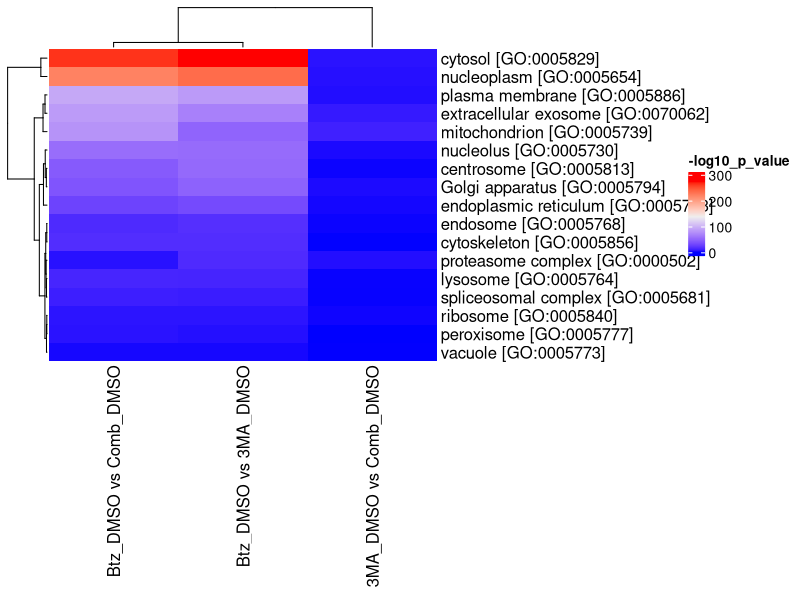

The R source for this figure: (Note: this script raises an error after producing the figure.)
## ---- chunk 1
knitr::opts_chunk$set(echo = TRUE)
## ---- chunk 2
#import packages
packages_names <- c('tidyverse', 'readxl', 'writexl')
lapply(packages_names, require, character.only = TRUE)

#load training data 1
training_data_1 <- read_xlsx(
  'training_data_1.xlsx'
)

#have a quick look at the data
head(training_data_1, n = 10)
## ---- chunk 3
training_data_1_adj <- training_data_1 |> 
  select(Gene, `Btz/DMSO`:`vacuole [GO:0005773]`) |> 
  pivot_longer(cols = `plasma membrane [GO:0005886]`:`vacuole [GO:0005773]`, names_to = 'GO_Term', values_to = 'value') |> 
  filter(value == 1) |> 
  select(Gene, Btz_DMSO = `Btz/DMSO`, `3MA_DMSO` = `3MA/DMSO`, Comb_DMSO = `Comb/DMSO`, GO_Term) |> 
  pivot_longer(cols = Btz_DMSO:Comb_DMSO, names_to = 'Exp', values_to = 'Fold_Change')

#let us look at the adjusted data
head(training_data_1_adj, n = 10)
## ---- chunk 4
ks_test_function <- function(df){
  #get all possible combination of experimental conditions
  Exp_list <- unique(df$Exp)
  combs <- data.frame(combn(Exp_list, 2, simplify = TRUE))
  
  #generate result tibble
  tibble(
    GO_term_list = unique(df$GO_Term),
    comparison = map(combs, \(x) paste(x, collapse = " vs ")),
    p_value = map(combs, \(x) ks.test(
      df |> filter(Exp == x[1]) |> pull(Fold_Change),
      df |> filter(Exp == x[2]) |> pull(Fold_Change)
        )$p.value
      )
    )
}
## ---- chunk 5
comparison_p_value_df <- training_data_1_adj |> 
  group_by(GO_Term) |> 
  group_split() |> 
  #map_df applies the ks_test_function to each data frame in the list generated by group_split()
  map_df(ks_test_function) |> 
  unnest_longer(c(comparison, p_value))

#let us check the result
head(comparison_p_value_df, n = 20)
## ---- chunk 6
#import ComplexHeatmap
library(ComplexHeatmap)

#change the format of our data
heatmap_comparison_p_value <- comparison_p_value_df |> 
  mutate(log_p_value = -log10(p_value)) |> 
  select(GO_term_list, comparison, log_p_value) |> 
  pivot_wider(names_from = comparison, values_from = log_p_value)

#check
head(heatmap_comparison_p_value, n = 10)

#generate data matrix
heatmap_matrix <- data.matrix(heatmap_comparison_p_value |> select(!GO_term_list))
rownames(heatmap_matrix) <- heatmap_comparison_p_value$GO_term_list

#check
heatmap_matrix

#plot the heatmap
Heatmap(heatmap_matrix, name = '-log10_p_value', color = heatmap_color)

## ---- chunk 7
#import packages
packages_names <- c('showtext', 'rstatix', 'ggpubr')
lapply(packages_names, require, character.only = TRUE)

#statistical test
cytosol_wilcox_test <- training_data_1_adj |> 
  filter(GO_Term == 'cytosol [GO:0005829]') |> 
  #The Wilcoxon test is performed to compare the Fold Change between different experimental conditions (Exp) with Benianmini-Hochberg correction.
  wilcox_test(Fold_Change ~ Exp, p.adjust.method = 'BH')

#check
cytosol_wilcox_test

#violin boxplot
#The showtext package is used to load and use the Arial font (or any custom font). This ensures the font is displayed correctly in the plot.
font_add(family = 'arial', regular = 'arial.ttf')
#showtext_auto() enables the automatic use of this font in the plot rendering.
showtext_auto()

violin_boxplot_cytosol <- training_data_1_adj |> 
  filter(GO_Term == 'cytosol [GO:0005829]') |> 
  ggplot() +
  geom_violin(
    aes(x = Exp, y = Fold_Change), fill = '#4b1978', color = 'transparent'
  ) +
  geom_boxplot(
    aes(x = Exp, y = Fold_Change), width = 0.2, outliers = FALSE
  ) +
  #stat_pvalue_manual() overlays the p-value results from the Wilcoxon test on the plot, indicating statistical significance between the experimental conditions.
  stat_pvalue_manual(
    data = cytosol_wilcox_test, label = 'p.adj.signif', hide.ns = TRUE,
    tip.length = 0, y.position = c(1.8), label.size = 6
  ) +
  coord_cartesian(ylim = c(0, 2)) +
  labs(x = '', y = 'Fold Change') +
  #theme_bw() applies a clean black-and-white theme to the plot.
  theme_bw() +
  #theme() customizes various plot elements, such as grid lines and axis text properties (color, size, and angle of x-axis labels).
  theme(
    panel.grid.major = element_line(color = 'gray', linewidth = 0.2),
    panel.grid.minor = element_line(color = 'gray', linewidth = 0.1),
    axis.text.x = element_text(color = 'black', size = 9, angle = 30, hjust = 1),
    axis.text.y = element_text(color = 'black', size = 9)
  )

#display the plot
violin_boxplot_cytosol

#save the plot as an EPS file
ggsave(
  filename = "violin_boxplot_cytosol.eps",
  device = 'eps',
  height = 2, width = 2, units = 'in'
)
## ---- chunk 8
sessionInfo()
